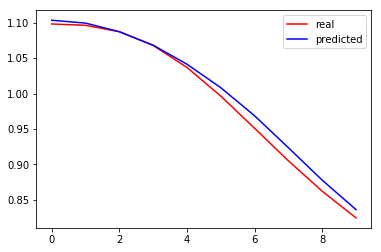

Write the Python code that produced this figure.
# -*- coding: utf-8 -*-
"""
Created on Wed Jun  5 14:42:16 2019

@author: Aman chills
"""

import numpy as np
import matplotlib.pyplot as plt
import pandas as pd
dataset = pd.read_csv('mgdata.dat.csv')

training_set = dataset.iloc[:1100, 1:2].values
X_train=[]
y_train=[]
for i in range(20,1090):
    X_train.append(training_set[i-20:i,0])
    y_train.append(training_set[i,0])
X_train=np.asarray(X_train)
y_train=np.asarray(y_train)

X_train = np.reshape(X_train, (X_train.shape[0], X_train.shape[1], 1))
from keras.models import Sequential
from keras.layers import Convolution1D
from keras.layers import MaxPooling1D
from keras.layers import Flatten
from keras.layers import Dense
model = Sequential()
model.add(Convolution1D(filters=16, kernel_size=3, activation='relu', input_shape=(20,1)))
model.add(MaxPooling1D(pool_size=2))
model.add(Flatten())
model.add(Dense(20, activation='relu'))
model.add(Dense(1,activation='linear'))
model.compile(loss='mean_absolute_error', optimizer='adam')
# fit network
history=model.fit(X_train,y_train,epochs=60,batch_size=8,validation_split=0.02)

test_set=dataset.iloc[1100:1130, 1:2].values
X_test=[]
y_test=[]
for i in range(20,30):
    X_test.append(test_set[i-20:i,0])
    y_test.append(test_set[i,0])
X_test=np.asarray(X_test)
y_test=np.asarray(y_test)
X_test = np.reshape(X_test, (X_test.shape[0], X_test.shape[1], 1))
predicted=model.predict(X_test)
y_test=np.reshape(y_test,(10,1))
predicted=np.reshape(predicted,(10,1))
plt.plot(y_test, color = 'red', label="real" )
plt.plot(predicted, color = 'blue', label="predicted")
plt.legend()
plt.show()
plt.plot(history.history['loss'])
plt.plot(history.history['val_loss'])
plt.title('model loss')
plt.ylabel('loss')
plt.xlabel('epoch')
plt.legend(['train', 'validation'], loc='upper left')
plt.show()
